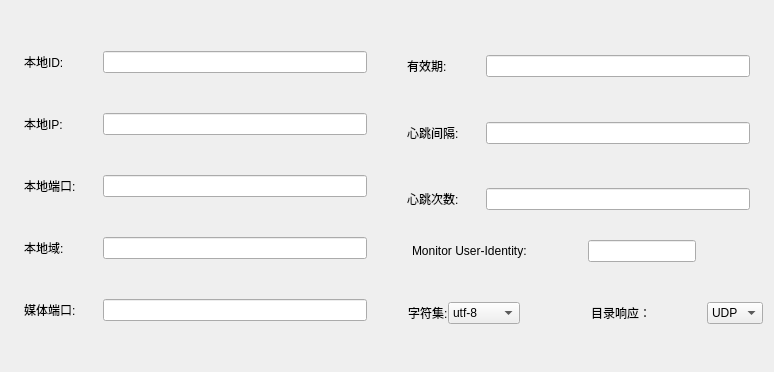
         <widget class="QWidget" name="widget_8" native="true">
          <layout class="QHBoxLayout" name="horizontalLayout_8" stretch="50,1,50">
           <property name="rightMargin">
            <number>11</number>
           </property>
           <item>
            <layout class="QVBoxLayout" name="verticalLayout_8" stretch="1,5,1,5,1,5,1,5,1,5,1">
             <property name="spacing">
              <number>0</number>
             </property>
             <property name="bottomMargin">
              <number>0</number>
             </property>
             <item>
              <spacer name="VerticalSpacer_3">
               <property name="orientation">
                <enum>Qt::Vertical</enum>
               </property>
               <property name="sizeHint" stdset="0">
                <size>
                 <width>20</width>
                 <height>40</height>
                </size>
               </property>
              </spacer>
             </item>
             <item>
              <layout class="QHBoxLayout" name="horizontalLayout_10" stretch="1,5,1,20,1">
               <property name="spacing">
                <number>0</number>
               </property>
               <property name="topMargin">
                <number>0</number>
               </property>
               <property name="rightMargin">
                <number>0</number>
               </property>
               <item>
                <spacer name="HorizontalSpacer_11">
                 <property name="orientation">
                  <enum>Qt::Horizontal</enum>
                 </property>
                 <property name="sizeHint" stdset="0">
                  <size>
                   <width>40</width>
                   <height>20</height>
                  </size>
                 </property>
                </spacer>
               </item>
               <item>
                <widget class="QLabel" name="Label_4">
                 <property name="text">
                  <string>本地ID:</string>
                 </property>
                </widget>
               </item>
               <item>
                <spacer name="HorizontalSpacer_12">
                 <property name="orientation">
                  <enum>Qt::Horizontal</enum>
                 </property>
                 <property name="sizeHint" stdset="0">
                  <size>
                   <width>40</width>
                   <height>20</height>
                  </size>
                 </property>
                </spacer>
               </item>
               <item>
                <widget class="QLineEdit" name="localId">
                 <property name="maxLength">
                  <number>20</number>
                 </property>
                </widget>
               </item>
               <item>
                <spacer name="HorizontalSpacer_13">
                 <property name="orientation">
                  <enum>Qt::Horizontal</enum>
                 </property>
                 <property name="sizeHint" stdset="0">
                  <size>
                   <width>40</width>
                   <height>20</height>
                  </size>
                 </property>
                </spacer>
               </item>
              </layout>
             </item>
             <item>
              <spacer name="VerticalSpacer_5">
               <property name="orientation">
                <enum>Qt::Vertical</enum>
               </property>
               <property name="sizeHint" stdset="0">
                <size>
                 <width>20</width>
                 <height>40</height>
                </size>
               </property>
              </spacer>
             </item>
             <item>
              <layout class="QHBoxLayout" name="horizontalLayout_11" stretch="1,5,1,20,1">
               <property name="spacing">
                <number>0</number>
               </property>
               <property name="leftMargin">
                <number>0</number>
               </property>
               <property name="topMargin">
                <number>0</number>
               </property>
               <property name="rightMargin">
                <number>0</number>
               </property>
               <item>
                <spacer name="HorizontalSpacer_17">
                 <property name="orientation">
                  <enum>Qt::Horizontal</enum>
                 </property>
                 <property name="sizeHint" stdset="0">
                  <size>
                   <width>40</width>
                   <height>20</height>
                  </size>
                 </property>
                </spacer>
               </item>
               <item>
                <widget class="QLabel" name="Label_6">
                 <property name="text">
                  <string>本地IP:</string>
                 </property>
                </widget>
               </item>
               <item>
                <spacer name="HorizontalSpacer_18">
                 <property name="orientation">
                  <enum>Qt::Horizontal</enum>
                 </property>
                 <property name="sizeHint" stdset="0">
                  <size>
                   <width>40</width>
                   <height>20</height>
                  </size>
                 </property>
                </spacer>
               </item>
               <item>
                <widget class="QLineEdit" name="localIp">
                 <property name="maxLength">
                  <number>15</number>
                 </property>
                </widget>
               </item>
               <item>
                <spacer name="HorizontalSpacer_19">
                 <property name="orientation">
                  <enum>Qt::Horizontal</enum>
                 </property>
                 <property name="sizeHint" stdset="0">
                  <size>
                   <width>40</width>
                   <height>20</height>
                  </size>
                 </property>
                </spacer>
               </item>
              </layout>
             </item>
             <item>
              <spacer name="VerticalSpacer_7">
               <property name="orientation">
                <enum>Qt::Vertical</enum>
               </property>
               <property name="sizeHint" stdset="0">
                <size>
                 <width>20</width>
                 <height>40</height>
                </size>
               </property>
              </spacer>
             </item>
             <item>
              <layout class="QHBoxLayout" name="horizontalLayout_13" stretch="1,5,1,20,1">
               <property name="spacing">
                <number>0</number>
               </property>
               <property name="leftMargin">
                <number>0</number>
               </property>
               <property name="topMargin">
                <number>0</number>
               </property>
               <property name="rightMargin">
                <number>0</number>
               </property>
               <item>
                <spacer name="HorizontalSpacer_23">
                 <property name="orientation">
                  <enum>Qt::Horizontal</enum>
                 </property>
                 <property name="sizeHint" stdset="0">
                  <size>
                   <width>40</width>
                   <height>20</height>
                  </size>
                 </property>
                </spacer>
               </item>
               <item>
                <widget class="QLabel" name="Label_8">
                 <property name="text">
                  <string>本地端口:</string>
                 </property>
                </widget>
               </item>
               <item>
                <spacer name="HorizontalSpacer_24">
                 <property name="orientation">
                  <enum>Qt::Horizontal</enum>
                 </property>
                 <property name="sizeHint" stdset="0">
                  <size>
                   <width>40</width>
                   <height>20</height>
                  </size>
                 </property>
                </spacer>
               </item>
               <item>
                <widget class="QLineEdit" name="localPort">
                 <property name="maxLength">
                  <number>5</number>
                 </property>
                </widget>
               </item>
               <item>
                <spacer name="HorizontalSpacer_25">
                 <property name="orientation">
                  <enum>Qt::Horizontal</enum>
                 </property>
                 <property name="sizeHint" stdset="0">
                  <size>
                   <width>40</width>
                   <height>20</height>
                  </size>
                 </property>
                </spacer>
               </item>
              </layout>
             </item>
             <item>
              <spacer name="VerticalSpacer_9">
               <property name="orientation">
                <enum>Qt::Vertical</enum>
               </property>
               <property name="sizeHint" stdset="0">
                <size>
                 <width>20</width>
                 <height>40</height>
                </size>
               </property>
              </spacer>
             </item>
             <item>
              <layout class="QHBoxLayout" name="horizontalLayout_12" stretch="1,5,1,20,1">
               <property name="spacing">
                <number>0</number>
               </property>
               <property name="leftMargin">
                <number>0</number>
               </property>
               <property name="topMargin">
                <number>0</number>
               </property>
               <property name="rightMargin">
                <number>0</number>
               </property>
               <item>
                <spacer name="HorizontalSpacer_29">
                 <property name="orientation">
                  <enum>Qt::Horizontal</enum>
                 </property>
                 <property name="sizeHint" stdset="0">
                  <size>
                   <width>40</width>
                   <height>20</height>
                  </size>
                 </property>
                </spacer>
               </item>
               <item>
                <widget class="QLabel" name="Label_10">
                 <property name="text">
                  <string>本地域:</string>
                 </property>
                </widget>
               </item>
               <item>
                <spacer name="HorizontalSpacer_30">
                 <property name="orientation">
                  <enum>Qt::Horizontal</enum>
                 </property>
                 <property name="sizeHint" stdset="0">
                  <size>
                   <width>40</width>
                   <height>20</height>
                  </size>
                 </property>
                </spacer>
               </item>
               <item>
                <widget class="QLineEdit" name="localArea">
                 <property name="maxLength">
                  <number>20</number>
                 </property>
                </widget>
               </item>
               <item>
                <spacer name="HorizontalSpacer_31">
                 <property name="orientation">
                  <enum>Qt::Horizontal</enum>
                 </property>
                 <property name="sizeHint" stdset="0">
                  <size>
                   <width>40</width>
                   <height>20</height>
                  </size>
                 </property>
                </spacer>
               </item>
              </layout>
             </item>
             <item>
              <spacer name="VerticalSpacer_11">
               <property name="orientation">
                <enum>Qt::Vertical</enum>
               </property>
               <property name="sizeHint" stdset="0">
                <size>
                 <width>20</width>
                 <height>40</height>
                </size>
               </property>
              </spacer>
             </item>
             <item>
              <layout class="QHBoxLayout" name="horizontalLayout_14" stretch="1,5,1,20,1">
               <property name="spacing">
                <number>0</number>
               </property>
               <property name="leftMargin">
                <number>0</number>
               </property>
               <property name="topMargin">
                <number>0</number>
               </property>
               <property name="rightMargin">
                <number>0</number>
               </property>
               <item>
                <spacer name="HorizontalSpacer_35">
                 <property name="orientation">
                  <enum>Qt::Horizontal</enum>
                 </property>
                 <property name="sizeHint" stdset="0">
                  <size>
                   <width>40</width>
                   <height>20</height>
                  </size>
                 </property>
                </spacer>
               </item>
               <item>
                <widget class="QLabel" name="Label_12">
                 <property name="text">
                  <string>媒体端口:</string>
                 </property>
                </widget>
               </item>
               <item>
                <spacer name="HorizontalSpacer_36">
                 <property name="orientation">
                  <enum>Qt::Horizontal</enum>
                 </property>
                 <property name="sizeHint" stdset="0">
                  <size>
                   <width>40</width>
                   <height>20</height>
                  </size>
                 </property>
                </spacer>
               </item>
               <item>
                <widget class="QLineEdit" name="mediaPort">
                 <property name="maxLength">
                  <number>5</number>
                 </property>
                 <property name="dragEnabled">
                  <bool>false</bool>
                 </property>
                </widget>
               </item>
               <item>
                <spacer name="HorizontalSpacer_37">
                 <property name="orientation">
                  <enum>Qt::Horizontal</enum>
                 </property>
                 <property name="sizeHint" stdset="0">
                  <size>
                   <width>40</width>
                   <height>20</height>
                  </size>
                 </property>
                </spacer>
               </item>
              </layout>
             </item>
             <item>
              <spacer name="VerticalSpacer_13">
               <property name="orientation">
                <enum>Qt::Vertical</enum>
               </property>
               <property name="sizeHint" stdset="0">
                <size>
                 <width>20</width>
                 <height>40</height>
                </size>
               </property>
              </spacer>
             </item>
            </layout>
           </item>
           <item>
            <spacer name="HorizontalSpacer_44">
             <property name="orientation">
              <enum>Qt::Horizontal</enum>
             </property>
             <property name="sizeHint" stdset="0">
              <size>
               <width>40</width>
               <height>20</height>
              </size>
             </property>
            </spacer>
           </item>
           <item>
            <layout class="QVBoxLayout" name="verticalLayout_9" stretch="1,5,1,5,1,5,0,0,0,0,0">
             <property name="spacing">
              <number>0</number>
             </property>
             <property name="bottomMargin">
              <number>0</number>
             </property>
             <item>
              <spacer name="VerticalSpacer_4">
               <property name="orientation">
                <enum>Qt::Vertical</enum>
               </property>
               <property name="sizeHint" stdset="0">
                <size>
                 <width>20</width>
                 <height>40</height>
                </size>
               </property>
              </spacer>
             </item>
             <item>
              <layout class="QHBoxLayout" name="horizontalLayout_15" stretch="1,5,1,20,1">
               <property name="spacing">
                <number>0</number>
               </property>
               <property name="topMargin">
                <number>0</number>
               </property>
               <property name="rightMargin">
                <number>0</number>
               </property>
               <item>
                <spacer name="HorizontalSpacer_14">
                 <property name="orientation">
                  <enum>Qt::Horizontal</enum>
                 </property>
                 <property name="sizeHint" stdset="0">
                  <size>
                   <width>40</width>
                   <height>20</height>
                  </size>
                 </property>
                </spacer>
               </item>
               <item>
                <widget class="QLabel" name="Label_5">
                 <property name="text">
                  <string>有效期:</string>
                 </property>
                </widget>
               </item>
               <item>
                <spacer name="HorizontalSpacer_15">
                 <property name="orientation">
                  <enum>Qt::Horizontal</enum>
                 </property>
                 <property name="sizeHint" stdset="0">
                  <size>
                   <width>40</width>
                   <height>20</height>
                  </size>
                 </property>
                </spacer>
               </item>
               <item>
                <widget class="QLineEdit" name="validTime">
                 <property name="maxLength">
                  <number>10</number>
                 </property>
                </widget>
               </item>
               <item>
                <spacer name="HorizontalSpacer_16">
                 <property name="orientation">
                  <enum>Qt::Horizontal</enum>
                 </property>
                 <property name="sizeHint" stdset="0">
                  <size>
                   <width>40</width>
                   <height>20</height>
                  </size>
                 </property>
                </spacer>
               </item>
              </layout>
             </item>
             <item>
              <spacer name="VerticalSpacer_6">
               <property name="orientation">
                <enum>Qt::Vertical</enum>
               </property>
               <property name="sizeHint" stdset="0">
                <size>
                 <width>20</width>
                 <height>40</height>
                </size>
               </property>
              </spacer>
             </item>
             <item>
              <layout class="QHBoxLayout" name="horizontalLayout_16" stretch="1,5,1,20,1">
               <property name="spacing">
                <number>0</number>
               </property>
               <property name="leftMargin">
                <number>0</number>
               </property>
               <property name="topMargin">
                <number>0</number>
               </property>
               <property name="rightMargin">
                <number>0</number>
               </property>
               <item>
                <spacer name="HorizontalSpacer_20">
                 <property name="orientation">
                  <enum>Qt::Horizontal</enum>
                 </property>
                 <property name="sizeHint" stdset="0">
                  <size>
                   <width>40</width>
                   <height>20</height>
                  </size>
                 </property>
                </spacer>
               </item>
               <item>
                <widget class="QLabel" name="Label_7">
                 <property name="text">
                  <string>心跳间隔:</string>
                 </property>
                </widget>
               </item>
               <item>
                <spacer name="HorizontalSpacer_21">
                 <property name="orientation">
                  <enum>Qt::Horizontal</enum>
                 </property>
                 <property name="sizeHint" stdset="0">
                  <size>
                   <width>40</width>
                   <height>20</height>
                  </size>
                 </property>
                </spacer>
               </item>
               <item>
                <widget class="QLineEdit" name="beatTime">
                 <property name="maxLength">
                  <number>10</number>
                 </property>
                </widget>
               </item>
               <item>
                <spacer name="HorizontalSpacer_22">
                 <property name="orientation">
                  <enum>Qt::Horizontal</enum>
                 </property>
                 <property name="sizeHint" stdset="0">
                  <size>
                   <width>40</width>
                   <height>20</height>
                  </size>
                 </property>
                </spacer>
               </item>
              </layout>
             </item>
             <item>
              <spacer name="VerticalSpacer_8">
               <property name="orientation">
                <enum>Qt::Vertical</enum>
               </property>
               <property name="sizeHint" stdset="0">
                <size>
                 <width>20</width>
                 <height>40</height>
                </size>
               </property>
              </spacer>
             </item>
             <item>
              <layout class="QHBoxLayout" name="horizontalLayout_17" stretch="1,5,1,20,1">
               <property name="spacing">
                <number>0</number>
               </property>
               <property name="leftMargin">
                <number>0</number>
               </property>
               <property name="topMargin">
                <number>0</number>
               </property>
               <property name="rightMargin">
                <number>0</number>
               </property>
               <item>
                <spacer name="HorizontalSpacer_26">
                 <property name="orientation">
                  <enum>Qt::Horizontal</enum>
                 </property>
                 <property name="sizeHint" stdset="0">
                  <size>
                   <width>40</width>
                   <height>20</height>
                  </size>
                 </property>
                </spacer>
               </item>
               <item>
                <widget class="QLabel" name="Label_9">
                 <property name="maximumSize">
                  <size>
                   <width>16777215</width>
                   <height>51</height>
                  </size>
                 </property>
                 <property name="text">
                  <string>心跳次数:</string>
                 </property>
                </widget>
               </item>
               <item>
                <spacer name="HorizontalSpacer_27">
                 <property name="orientation">
                  <enum>Qt::Horizontal</enum>
                 </property>
                 <property name="sizeHint" stdset="0">
                  <size>
                   <width>40</width>
                   <height>20</height>
                  </size>
                 </property>
                </spacer>
               </item>
               <item>
                <widget class="QLineEdit" name="beatCnt">
                 <property name="maxLength">
                  <number>10</number>
                 </property>
                </widget>
               </item>
               <item>
                <spacer name="HorizontalSpacer_28">
                 <property name="orientation">
                  <enum>Qt::Horizontal</enum>
                 </property>
                 <property name="sizeHint" stdset="0">
                  <size>
                   <width>40</width>
                   <height>20</height>
                  </size>
                 </property>
                </spacer>
               </item>
              </layout>
             </item>
             <item>
              <spacer name="VerticalSpacer_10">
               <property name="orientation">
                <enum>Qt::Vertical</enum>
               </property>
               <property name="sizeHint" stdset="0">
                <size>
                 <width>60</width>
                 <height>30</height>
                </size>
               </property>
              </spacer>
             </item>
             <item>
              <layout class="QHBoxLayout" name="HorizontalSpacer32_2" stretch="0,5,0,0,0,1">
               <property name="spacing">
                <number>0</number>
               </property>
               <property name="leftMargin">
                <number>0</number>
               </property>
               <property name="topMargin">
                <number>0</number>
               </property>
               <property name="rightMargin">
                <number>0</number>
               </property>
               <item>
                <spacer name="HorizontalSpacer_47">
                 <property name="orientation">
                  <enum>Qt::Horizontal</enum>
                 </property>
                 <property name="sizeHint" stdset="0">
                  <size>
                   <width>18</width>
                   <height>20</height>
                  </size>
                 </property>
                </spacer>
               </item>
               <item>
                <widget class="QLabel" name="Label_15">
                 <property name="maximumSize">
                  <size>
                   <width>200</width>
                   <height>21</height>
                  </size>
                 </property>
                 <property name="text">
                  <string>Monitor User-Identity:</string>
                 </property>
                </widget>
               </item>
               <item>
                <spacer name="HorizontalSpacer_49">
                 <property name="orientation">
                  <enum>Qt::Horizontal</enum>
                 </property>
                 <property name="sizeHint" stdset="0">
                  <size>
                   <width>40</width>
                   <height>20</height>
                  </size>
                 </property>
                </spacer>
               </item>
               <item>
                <widget class="QLineEdit" name="lineEdit"/>
               </item>
               <item>
                <spacer name="HorizontalSpacer_45">
                 <property name="orientation">
                  <enum>Qt::Horizontal</enum>
                 </property>
                 <property name="sizeHint" stdset="0">
                  <size>
                   <width>40</width>
                   <height>20</height>
                  </size>
                 </property>
                </spacer>
               </item>
               <item>
                <spacer name="HorizontalSpacer_48">
                 <property name="orientation">
                  <enum>Qt::Horizontal</enum>
                 </property>
                 <property name="sizeHint" stdset="0">
                  <size>
                   <width>40</width>
                   <height>20</height>
                  </size>
                 </property>
                </spacer>
               </item>
              </layout>
             </item>
             <item>
              <spacer name="VerticalSpacer_17">
               <property name="orientation">
                <enum>Qt::Vertical</enum>
               </property>
               <property name="sizeHint" stdset="0">
                <size>
                 <width>20</width>
                 <height>40</height>
                </size>
               </property>
              </spacer>
             </item>
             <item>
              <layout class="QHBoxLayout" name="HorizontalSpacer32" stretch="0,5,0,0,0,0,0,0,1">
               <property name="spacing">
                <number>0</number>
               </property>
               <property name="leftMargin">
                <number>0</number>
               </property>
               <property name="topMargin">
                <number>0</number>
               </property>
               <property name="rightMargin">
                <number>0</number>
               </property>
               <item>
                <spacer name="HorizontalSpacer_50">
                 <property name="orientation">
                  <enum>Qt::Horizontal</enum>
                 </property>
                 <property name="sizeHint" stdset="0">
                  <size>
                   <width>18</width>
                   <height>20</height>
                  </size>
                 </property>
                </spacer>
               </item>
               <item>
                <widget class="QLabel" name="Label_11">
                 <property name="maximumSize">
                  <size>
                   <width>100</width>
                   <height>16777215</height>
                  </size>
                 </property>
                 <property name="text">
                  <string>字符集:</string>
                 </property>
                </widget>
               </item>
               <item>
                <widget class="QComboBox" name="charSet">
                 <item>
                  <property name="text">
                   <string>utf-8</string>
                  </property>
                 </item>
                 <item>
                  <property name="text">
                   <string>gb2312</string>
                  </property>
                 </item>
                </widget>
               </item>
               <item>
                <spacer name="HorizontalSpacer_32">
                 <property name="orientation">
                  <enum>Qt::Horizontal</enum>
                 </property>
                 <property name="sizeHint" stdset="0">
                  <size>
                   <width>40</width>
                   <height>20</height>
                  </size>
                 </property>
                </spacer>
               </item>
               <item>
                <spacer name="HorizontalSpacer_51">
                 <property name="orientation">
                  <enum>Qt::Horizontal</enum>
                 </property>
                 <property name="sizeHint" stdset="0">
                  <size>
                   <width>40</width>
                   <height>20</height>
                  </size>
                 </property>
                </spacer>
               </item>
               <item>
                <widget class="QLabel" name="Label_16">
                 <property name="minimumSize">
                  <size>
                   <width>80</width>
                   <height>0</height>
                  </size>
                 </property>
                 <property name="maximumSize">
                  <size>
                   <width>120</width>
                   <height>16777215</height>
                  </size>
                 </property>
                 <property name="text">
                  <string>目录响应：</string>
                 </property>
                </widget>
               </item>
               <item>
                <spacer name="HorizontalSpacer_33">
                 <property name="orientation">
                  <enum>Qt::Horizontal</enum>
                 </property>
                 <property name="sizeHint" stdset="0">
                  <size>
                   <width>40</width>
                   <height>20</height>
                  </size>
                 </property>
                </spacer>
               </item>
               <item>
                <widget class="QComboBox" name="charSet_2">
                 <item>
                  <property name="text">
                   <string>UDP</string>
                  </property>
                 </item>
                 <item>
                  <property name="text">
                   <string>TCP</string>
                  </property>
                 </item>
                </widget>
               </item>
               <item>
                <spacer name="HorizontalSpacer_34">
                 <property name="orientation">
                  <enum>Qt::Horizontal</enum>
                 </property>
                 <property name="sizeHint" stdset="0">
                  <size>
                   <width>40</width>
                   <height>20</height>
                  </size>
                 </property>
                </spacer>
               </item>
              </layout>
             </item>
             <item>
              <spacer name="VerticalSpacer_12">
               <property name="orientation">
                <enum>Qt::Vertical</enum>
               </property>
               <property name="sizeHint" stdset="0">
                <size>
                 <width>20</width>
                 <height>37</height>
                </size>
               </property>
              </spacer>
             </item>
            </layout>
           </item>
          </layout>
         </widget>
